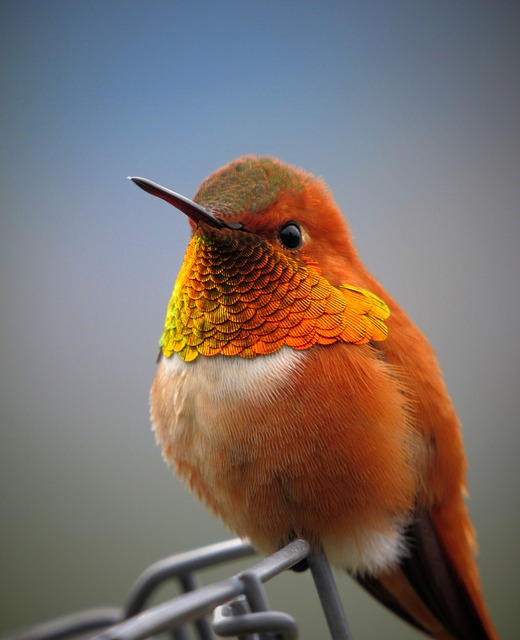
#> input picture opencv/data/bird.jpg, 520 x 640 px, found by its file name
$ python edge_detection.py
#> lines starting #> are read from the running program, lines starting #| are printed output that depends on the picture; after the words box and inside, x2 and y2 are one past the last pixel; in counts of white or black regions, pixels touching at a corner belong together
import cv2
import os

img = cv2.imread(os.path.join('.','opencv/data/bird.jpg'))
#> img is the input picture: shape (640, 520, 3); mean B, G, R 106.3, 111.2, 123.1
cv2.imshow('Original', img)

# edge detection - detect edges in the image
edges_img = cv2.Canny(img, 50, 200) # 100 and 200 are the threshold values,there is a technique to find these values, but trial and error is the most common way
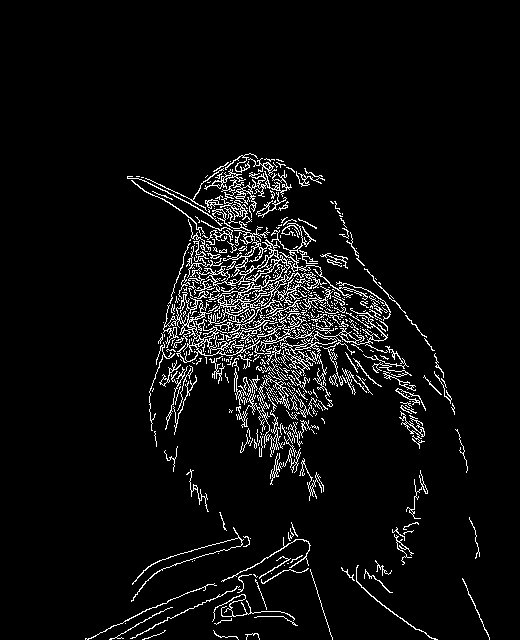
#> edges_img: shape (640, 520); 5.3% white in thin lines or dots, all inside (x1, y1, x2, y2) = (85, 153, 490, 640)
cv2.imshow('Edges', edges_img)

# types of edge detection
# Sobel, Scharr, Laplacian, Canny
# Canny edge detection is the most popular

# dilating the image - making the edges thicker
dilated_img = cv2.dilate(edges_img, (3, 3), iterations=1) # kernel size ,iterations is the number of times the dilation is applied
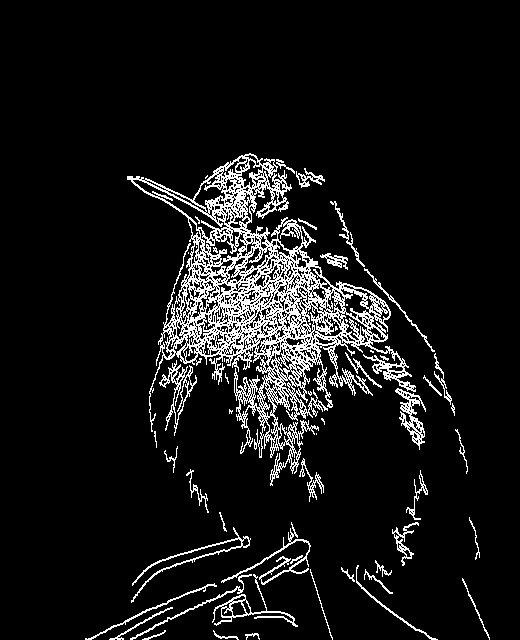
#> dilated_img: shape (640, 520); 8.5% white in thin lines or dots, all inside (x1, y1, x2, y2) = (85, 153, 490, 640)
cv2.imshow('Dilated Edges', dilated_img)

# eroding the image - making the edges thinner
eroded_img = cv2.erode(dilated_img, (3, 3), iterations=1)
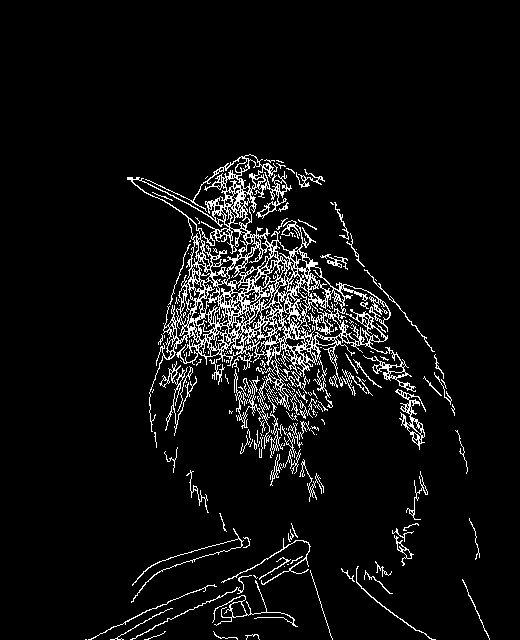
#> eroded_img: shape (640, 520); 6% white in thin lines or dots, all inside (x1, y1, x2, y2) = (85, 154, 490, 640)
cv2.imshow('Eroded Edges', eroded_img)

cv2.waitKey(0)
